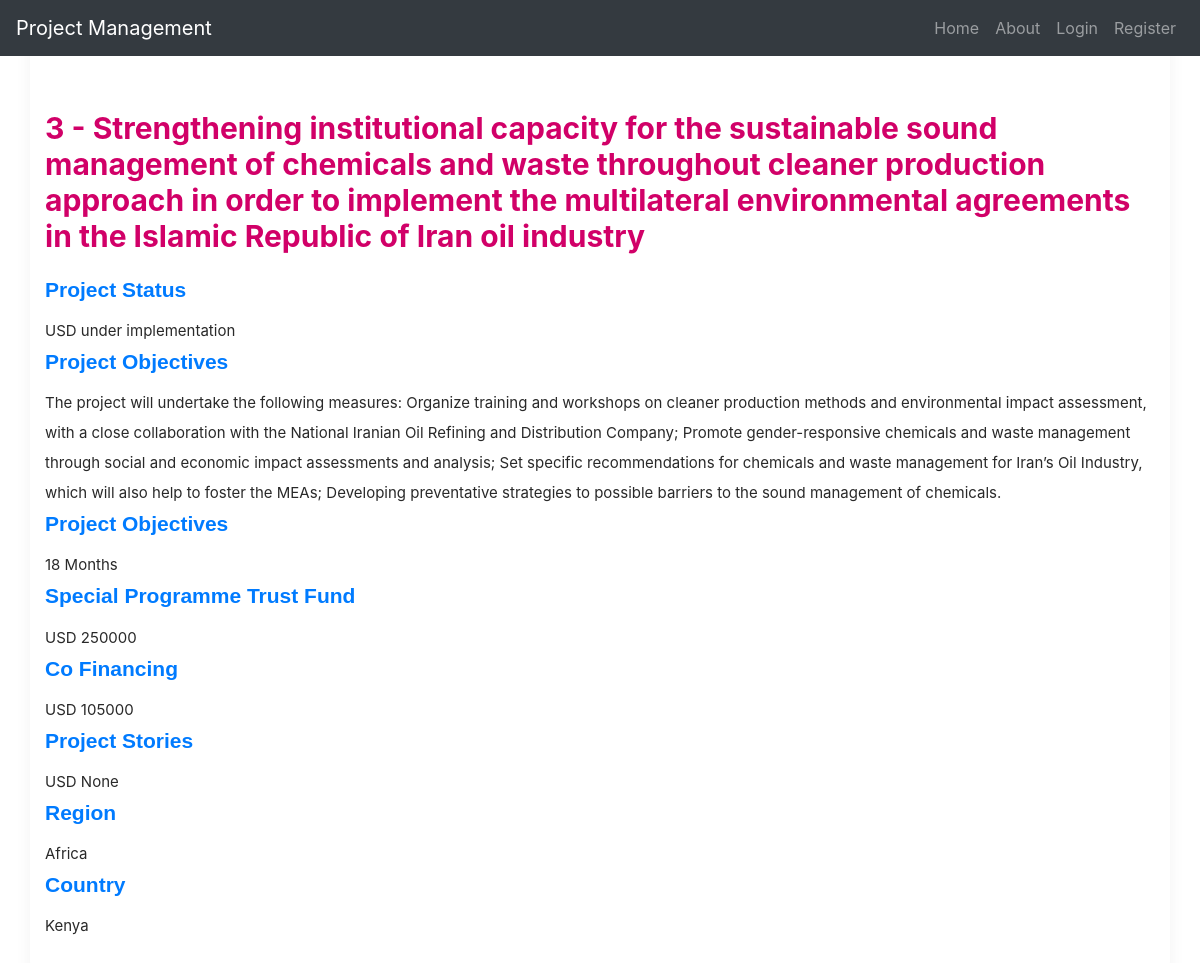
The app's page /project/3 with its own data.
### projectmngt/models.py (models this page shows, shortened)
class Projects(db.Model):
    __tablename__ = 'projects'
    id = db.Column(db.Integer, primary_key=True)
    project_name = db.Column(db.String, nullable=False)
    proj_objectives = db.Column(db.Text, nullable=False)
    pro_duration = db.Column(db.Integer, nullable=False)
    sptf = db.Column(db.String, nullable=False)
    co_financing = db.Column(db.Integer, nullable=False)
    pro_status = db.Column(db.String, nullable=False)
    pro_stories = db.Column(db.Text, nullable=False)
    party_id = db.Column(db.Integer, db.ForeignKey('partyto.id') , nullable=False)
    region_id = db.Column(db.Integer, db.ForeignKey('regions.id') , nullable=False)
    country_id = db.Column(db.Integer, db.ForeignKey('countries.id') , nullable=False)
    sdgs_id = db.Column(db.Integer, db.ForeignKey('sdgs.id'))
    @classmethod
    def find_one_projects(cls, id):
        return cls.query.filter_by(id = id).first()

class Regions(db.Model):
    __tablename__ = 'regions'
    id = db.Column(db.Integer, primary_key=True)
    region_name = db.Column(db.String, nullable=False)
    countries = db.relationship('Countries', backref = 'region', lazy = True)
    projects = db.relationship('Projects', backref = 'region', lazy = True)

class Countries(db.Model):
    __tablename__ = 'countries'
    id = db.Column(db.Integer, primary_key=True)
    country_name = db.Column(db.String(30), nullable=False)
    region_id = db.Column(db.Integer, db.ForeignKey('regions.id'), nullable=False)
    projects = db.relationship('Projects', backref = 'country', lazy = True)

### projectmngt/project/routes.py (the view)
@projects.route('/project/<project_id>')
def specific_project(project_id):
    spec_proj = Projects.find_one_projects(project_id)
    return render_template('specificProject.html', title = 'Project', project = spec_proj)

### projectmngt/templates/specificProject.html (shortened to what this page needs)
{% extends "layout.html" %}
{% block content %}
    <div class="container">
        <div class="gap">
        </div>
        <div class="templatesstyle__TagPageHeading-lh5u5g-6 uefLh">
            <h1 class="templatesstyle__TagName-lh5u5g-7 jyAgbM"> {{ project.id }} - {{ project.project_name }}</h1>
        </div>
        <div class="">
            <h2 class="post_title postCardMinimalstyle__PostTitle-nu583d-5 hzQACJ">
                <a href="">Project Status</a>
            </h2>
            <p class="excerpt postCardMinimalstyle__Excerpt-nu583d-6 crQIso">
                USD {{ project.pro_status }}
            </p>
        </div>
        <div class="">
            <h2 class="post_title postCardMinimalstyle__PostTitle-nu583d-5 hzQACJ">
                <a href="">Project Objectives</a>
            </h2>
            <p class="excerpt postCardMinimalstyle__Excerpt-nu583d-6 crQIso">
                {{ project.proj_objectives }}
            </p>
        </div>
        <div class="">
            <h2 class="post_title postCardMinimalstyle__PostTitle-nu583d-5 hzQACJ">
                <a href="">Project Objectives</a>
            </h2>
            <p class="excerpt postCardMinimalstyle__Excerpt-nu583d-6 crQIso">
                {{ project.pro_duration }} Months
            </p>
        </div>
        <div class="">
            <h2 class="post_title postCardMinimalstyle__PostTitle-nu583d-5 hzQACJ">
                <a href="">Special Programme Trust Fund</a>
            </h2>
            <p class="excerpt postCardMinimalstyle__Excerpt-nu583d-6 crQIso">
                USD {{ project.sptf }}
            </p>
        </div>
        <div class="">
            <h2 class="post_title postCardMinimalstyle__PostTitle-nu583d-5 hzQACJ">
                <a href="">Co Financing</a>
            </h2>
            <p class="excerpt postCardMinimalstyle__Excerpt-nu583d-6 crQIso">
                USD {{ project.co_financing }}
            </p>
        </div>
        <div class="">
            <h2 class="post_title postCardMinimalstyle__PostTitle-nu583d-5 hzQACJ">
                <a href="">Project Stories</a>
            </h2>
            <p class="excerpt postCardMinimalstyle__Excerpt-nu583d-6 crQIso">
                USD {{ project.pro_stories }}
            </p>
        </div>
        <div class="">
            <h2 class="post_title postCardMinimalstyle__PostTitle-nu583d-5 hzQACJ">
                <a href="">Region</a>
            </h2>
            <p class="excerpt postCardMinimalstyle__Excerpt-nu583d-6 crQIso">
                {{ project.region.region_name}}
            </p>
        </div>
        <div class="">
            <h2 class="post_title postCardMinimalstyle__PostTitle-nu583d-5 hzQACJ">
                <a href="">Country</a>
            </h2>
            <p class="excerpt postCardMinimalstyle__Excerpt-nu583d-6 crQIso">
                {{ project.country.country_name}}
            </p>
        </div>
        <div class="gap">
        </div>
    </div>
{% endblock content %}

### projectmngt/static/css/style.css (style rules this page uses)
.gap { height: 40px; margin-bottom: 70px; }
p { margin-bottom: 0px; font-size: 15px; color: #777; }
h2 { line-height: 1.66; margin: 0; padding: 0; font-weight: bold; color: #222; font-family: Poppins; font-size: 36px; }
body { font-size: 13px; line-height: 1.8; color: #222; background: #f8f8f8; font-weight: 400; font-family: Poppins; }
.container { width: 900px; background: #fff; margin: 0 auto; box-shadow: 0px 15px 16.83px 0.17px rgba(0, 0, 0, 0.05); -moz-box-shadow: 0px 15px 16.83px 0.17px rgba(0, 0, 0, 0.05); -webkit-box-shadow: 0px 15px 16.83px 0.17px rgba(0, 0, 0, 0.05); -o-box-shadow: 0px 15px 16.83px 0.17px rgba(0, 0, 0, 0.05); -ms-box-shadow: 0px 15px 16.83px 0.17px rgba(0, 0, 0, 0.05); border-radius: 20px; -moz-border-radius: 20px; -webkit-border-radius: 20px; -o-border-radius: 20px; -ms-border-radius: 20px; }
@media screen and (max-width: 1200px) { .container { width: calc( 100% - 30px); max-width: 100%; } }
@media screen and (min-width: 1024px) { .container { max-width: 1200px; } }

### projectmngt/static/project.css (style rules this page uses)
.hzQACJ { font-size: 21px; font-weight: 700; color: rgb(41, 41, 41); line-height: 1.53; margin-bottom: 10px; font-family: "Fira Sans", sans-serif; }
.crQIso { font-size: 15px; color: rgb(41, 41, 41); font-weight: 400; line-height: 2; margin-bottom: 0px; }
.uefLh { font-size: 15px; font-weight: 400; margin-bottom: 20px; margin-top: 20px; position: relative; }
.jyAgbM { font-size: 30px; font-weight: 700; color: rgb(209, 0, 104); margin-bottom: 8px; }

### records on screen
Projects: id "3", project_name "Strengthening institutional capacity for the sustainable sound management of chemicals and waste throughout cleaner production approach in order to implement the multilateral environmental agreements in the Islamic Republic of Iran oil industry", pro_status "under implementation", proj_objectives "The project will undertake the following measures: Organize training and workshops on cleaner production methods and environmental impact assessment, with a close collaboration with the National Iranian Oil Refining and Distribution Company; Promote gender-responsive chemicals and waste management through social and economic impact assessments and analysis; Set specific recommendations for chemicals and waste management for Iran’s Oil Industry, which will also help to foster the MEAs; Developing preventative strategies to possible barriers to the sound management of chemicals.", pro_duration "18", sptf "250000", co_financing "105000", pro_stories "None"
Regions: region.region_name "Africa"
Countries: country.country_name "Kenya"
